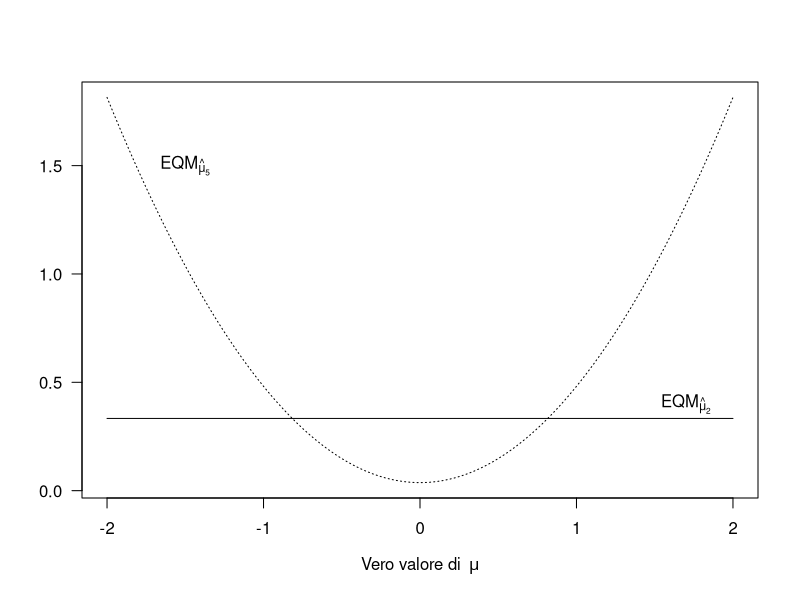

This chart was generated by the following R code:
# TODO: Add comment
# 
# Author: ortellic
###############################################################################


# TODO: Add comment
# 
# Author: ortellic
###############################################################################


#pdf(file="confrontoBias.pdf"#
#		,width=12,height=10)
f <- function(x) {
	1/27+4/9*x^2
}


x <- seq(-2,2,length.out = 100)
y1 <- f(x)
y2 <- rep(1/3,100)

plot(x,y1,type="l",lty=3,las=1,
		xlab=expression(paste("Vero valore di", ~ ~mu)),ylab="")
lines(x,y2)

text(-1.5,1.5,expression(EQM[hat(mu)[5]]))
text(1.7,0.4,expression(EQM[hat(mu)[2]]))
#dev.off()
